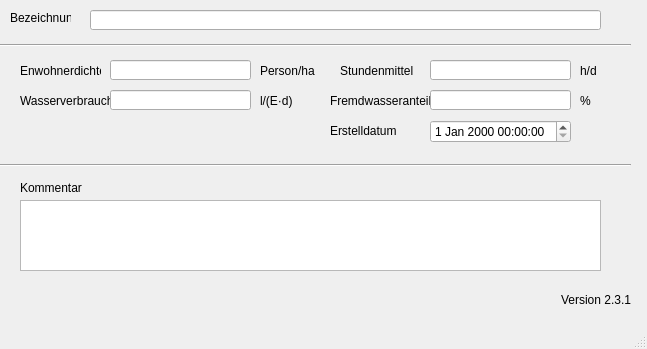
<?xml version="1.0" encoding="UTF-8"?>
<ui version="4.0">
 <class>MainWindow</class>
 <widget class="QMainWindow" name="MainWindow">
  <property name="enabled">
   <bool>true</bool>
  </property>
  <property name="geometry">
   <rect>
    <x>0</x>
    <y>0</y>
    <width>647</width>
    <height>349</height>
   </rect>
  </property>
  <property name="windowTitle">
   <string>MainWindow</string>
  </property>
  <widget class="QWidget" name="centralwidget">
   <widget class="QLabel" name="label_20">
    <property name="geometry">
     <rect>
      <x>330</x>
      <y>90</y>
      <width>111</width>
      <height>21</height>
     </rect>
    </property>
    <property name="text">
     <string>Fremdwasseranteil</string>
    </property>
   </widget>
   <widget class="QLabel" name="label">
    <property name="geometry">
     <rect>
      <x>10</x>
      <y>10</y>
      <width>61</width>
      <height>16</height>
     </rect>
    </property>
    <property name="text">
     <string>Bezeichnung</string>
    </property>
   </widget>
   <widget class="Line" name="line">
    <property name="geometry">
     <rect>
      <x>0</x>
      <y>30</y>
      <width>631</width>
      <height>31</height>
     </rect>
    </property>
    <property name="orientation">
     <enum>Qt::Horizontal</enum>
    </property>
   </widget>
   <widget class="QLabel" name="label_14">
    <property name="geometry">
     <rect>
      <x>20</x>
      <y>180</y>
      <width>81</width>
      <height>16</height>
     </rect>
    </property>
    <property name="text">
     <string>Kommentar</string>
    </property>
   </widget>
   <widget class="QLabel" name="label_11">
    <property name="geometry">
     <rect>
      <x>580</x>
      <y>60</y>
      <width>41</width>
      <height>21</height>
     </rect>
    </property>
    <property name="text">
     <string>h/d</string>
    </property>
   </widget>
   <widget class="QLabel" name="label_5">
    <property name="geometry">
     <rect>
      <x>20</x>
      <y>90</y>
      <width>91</width>
      <height>21</height>
     </rect>
    </property>
    <property name="text">
     <string>Wasserverbrauch</string>
    </property>
   </widget>
   <widget class="QLabel" name="label_8">
    <property name="geometry">
     <rect>
      <x>260</x>
      <y>60</y>
      <width>61</width>
      <height>21</height>
     </rect>
    </property>
    <property name="text">
     <string>Person/ha</string>
    </property>
   </widget>
   <widget class="QLabel" name="label_70">
    <property name="geometry">
     <rect>
      <x>330</x>
      <y>120</y>
      <width>71</width>
      <height>21</height>
     </rect>
    </property>
    <property name="text">
     <string>Erstelldatum</string>
    </property>
   </widget>
   <widget class="Line" name="line_2">
    <property name="geometry">
     <rect>
      <x>0</x>
      <y>150</y>
      <width>631</width>
      <height>31</height>
     </rect>
    </property>
    <property name="orientation">
     <enum>Qt::Horizontal</enum>
    </property>
   </widget>
   <widget class="QLabel" name="label_6">
    <property name="geometry">
     <rect>
      <x>340</x>
      <y>60</y>
      <width>81</width>
      <height>21</height>
     </rect>
    </property>
    <property name="text">
     <string>Stundenmittel</string>
    </property>
   </widget>
   <widget class="QLabel" name="label_10">
    <property name="geometry">
     <rect>
      <x>260</x>
      <y>90</y>
      <width>41</width>
      <height>21</height>
     </rect>
    </property>
    <property name="text">
     <string>l/(E·d)</string>
    </property>
   </widget>
   <widget class="QLabel" name="label_3">
    <property name="geometry">
     <rect>
      <x>20</x>
      <y>60</y>
      <width>81</width>
      <height>21</height>
     </rect>
    </property>
    <property name="text">
     <string>Enwohnerdichte</string>
    </property>
   </widget>
   <widget class="QLabel" name="label_9">
    <property name="geometry">
     <rect>
      <x>580</x>
      <y>90</y>
      <width>41</width>
      <height>21</height>
     </rect>
    </property>
    <property name="text">
     <string>%</string>
    </property>
   </widget>
   <widget class="QLineEdit" name="tgnam">
    <property name="geometry">
     <rect>
      <x>90</x>
      <y>10</y>
      <width>511</width>
      <height>20</height>
     </rect>
    </property>
   </widget>
   <widget class="QLineEdit" name="ewdichte">
    <property name="geometry">
     <rect>
      <x>110</x>
      <y>60</y>
      <width>141</width>
      <height>20</height>
     </rect>
    </property>
   </widget>
   <widget class="QLineEdit" name="wverbrauch">
    <property name="geometry">
     <rect>
      <x>110</x>
      <y>90</y>
      <width>141</width>
      <height>20</height>
     </rect>
    </property>
   </widget>
   <widget class="QLineEdit" name="stdmittel">
    <property name="geometry">
     <rect>
      <x>430</x>
      <y>60</y>
      <width>141</width>
      <height>20</height>
     </rect>
    </property>
   </widget>
   <widget class="QLineEdit" name="fremdwas">
    <property name="geometry">
     <rect>
      <x>430</x>
      <y>90</y>
      <width>141</width>
      <height>20</height>
     </rect>
    </property>
   </widget>
   <widget class="QTextEdit" name="kommentar">
    <property name="geometry">
     <rect>
      <x>20</x>
      <y>200</y>
      <width>581</width>
      <height>71</height>
     </rect>
    </property>
   </widget>
   <widget class="QgsDateTimeEdit" name="createdat">
    <property name="geometry">
     <rect>
      <x>430</x>
      <y>120</y>
      <width>141</width>
      <height>23</height>
     </rect>
    </property>
   </widget>
   <widget class="QLabel" name="lb_version">
    <property name="geometry">
     <rect>
      <x>560</x>
      <y>290</y>
      <width>71</width>
      <height>20</height>
     </rect>
    </property>
    <property name="toolTip">
     <string>Version QKan Import</string>
    </property>
    <property name="text">
     <string>Version 2.3.1</string>
    </property>
    <property name="alignment">
     <set>Qt::AlignRight|Qt::AlignTrailing|Qt::AlignVCenter</set>
    </property>
   </widget>
  </widget>
  <widget class="QMenuBar" name="menubar">
   <property name="geometry">
    <rect>
     <x>0</x>
     <y>0</y>
     <width>647</width>
     <height>21</height>
    </rect>
   </property>
  </widget>
  <widget class="QStatusBar" name="statusbar"/>
 </widget>
 <customwidgets>
  <customwidget>
   <class>QgsDateTimeEdit</class>
   <extends>QDateTimeEdit</extends>
   <header>qgsdatetimeedit.h</header>
  </customwidget>
 </customwidgets>
 <tabstops>
  <tabstop>tgnam</tabstop>
  <tabstop>ewdichte</tabstop>
  <tabstop>wverbrauch</tabstop>
  <tabstop>stdmittel</tabstop>
  <tabstop>fremdwas</tabstop>
  <tabstop>createdat</tabstop>
  <tabstop>kommentar</tabstop>
 </tabstops>
 <resources/>
 <connections/>
</ui>
